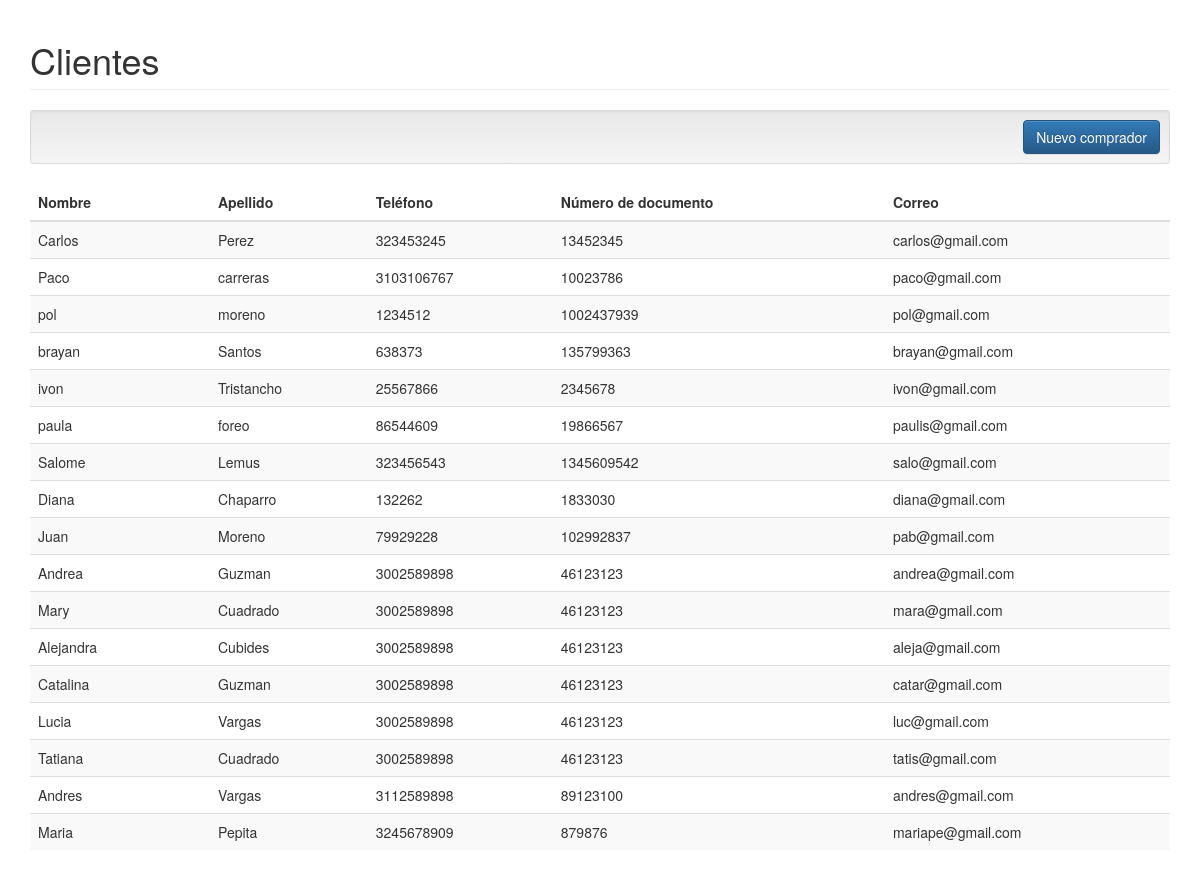
The app's page /UsuarioCliente.php with its own data.
### tables this page shows
CREATE TABLE `comprador` (
  `id` int(11) NOT NULL,
  `nombreCliente` varchar(50) NOT NULL,
  `apellidoCliente` varchar(50) NOT NULL,
  `telefonoCliente` varchar(50) NOT NULL,
  `direccion` varchar(45) NOT NULL,
  `NoDocumentoCliente` varchar(50) NOT NULL,
  `email` varchar(50) NOT NULL,
  `password` varchar(50) NOT NULL,
  `nivel` int(11) NOT NULL
);

### controller/usuarioCliente.controller.php (called while the page is built, shortened)
<?php
require_once 'model/usuarioCliente.php';
class UsuarioClienteController{
    public function __CONSTRUCT(){
        $this->model = new UsuarioCliente();
    }
    public function Index(){
        require_once 'vistas/header.php';
        require_once 'vistas/usuarioCliente/usuarioCliente.php';
    }
}

### model/database.php (called while the page is built)
<?php
class Database
{
    public static function Conectar()
    {
        $pdo = new PDO('mysql:host=localhost;dbname=paneles;charset=utf8', 'root', '');
        $pdo->setAttribute(PDO::ATTR_ERRMODE, PDO::ERRMODE_EXCEPTION);
        return $pdo;
    }
}

### model/usuarioCliente.php (called while the page is built, shortened)
<?php
class UsuarioCliente
{
	private $pdo;
	public function __CONSTRUCT()
	{
		try
		{
			$this->pdo = Database::Conectar();
		}
		catch(Exception $e)
		{
			die($e->getMessage());
		}
	}
	public function Listar()
	{
		try
		{
			$stm = $this->pdo->prepare("SELECT * FROM comprador");
			$stm->execute();
			return $stm->fetchAll(PDO::FETCH_OBJ);
		}
		catch(Exception $e)
		{
			die($e->getMessage());
		}
	}
}

### vistas/usuarioCliente/usuarioCliente.php (the view)
<h1 class="page-header">Clientes</h1>
<div class="well well-sm text-right">
    <a class="btn btn-primary" href="?c=UsuarioCliente&a=Crud">Nuevo comprador</a>
</div>
<table class="table table-striped">
    <thead>
        <tr>
            <th style="width:180px;">Nombre</th>
            <th>Apellido</th>
            <th>Teléfono</th>
            <th>Número de documento</th>
            <th>Correo</th>
        </tr>
    </thead>
    <tbody>
    <?php foreach($this->model->Listar() as $r): ?>
        <tr>
            <td><?php echo $r->nombreCliente; ?></td>
            <td><?php echo $r->apellidoCliente; ?></td>
            <td><?php echo $r->telefonoCliente; ?></td>
            <td><?php echo $r->NoDocumentoCliente; ?></td>
            <td><?php echo $r->email; ?></td>
        </tr>
    <?php endforeach; ?>
    </tbody>
</table>

### UsuarioCliente.php (shortened to what this page needs)
<?php
require_once 'model/database.php';
if(!isset($_REQUEST['c']))
{
    $controller = new $controller;
    $controller->Index();
}

### vistas/header.php (shortened to what this page needs)
<!DOCTYPE html>
<html lang="es">
	<head>
        <link rel="stylesheet" href="assets/css/bootstrap.min.css" />
        <link rel="stylesheet" href="assets/css/bootstrap-theme.min.css" />
        <link rel="stylesheet" href="assets/js/jquery-ui/jquery-ui.min.css" />
        <link rel="stylesheet" href="assets/css/style.css" />
	</head>
    <body>
    <div class="container">

### records on screen
comprador: nombreCliente "Carlos", apellidoCliente "Perez", telefonoCliente "323453245", NoDocumentoCliente "13452345", email "carlos@gmail.com"
comprador: nombreCliente "Paco", apellidoCliente "carreras", telefonoCliente "3103106767", NoDocumentoCliente "10023786", email "paco@gmail.com"
comprador: nombreCliente "pol", apellidoCliente "moreno", telefonoCliente "1234512", NoDocumentoCliente "1002437939", email "pol@gmail.com"
comprador: nombreCliente "brayan", apellidoCliente "Santos", telefonoCliente "638373", NoDocumentoCliente "135799363", email "brayan@gmail.com"
comprador: nombreCliente "ivon", apellidoCliente "Tristancho", telefonoCliente "25567866", NoDocumentoCliente "2345678", email "ivon@gmail.com"
comprador: nombreCliente "paula", apellidoCliente "foreo", telefonoCliente "86544609", NoDocumentoCliente "19866567", email "paulis@gmail.com"
comprador: nombreCliente "Salome", apellidoCliente "Lemus", telefonoCliente "323456543", NoDocumentoCliente "1345609542", email "salo@gmail.com"
comprador: nombreCliente "Diana", apellidoCliente "Chaparro", telefonoCliente "132262", NoDocumentoCliente "1833030", email "diana@gmail.com"
comprador: nombreCliente "Juan", apellidoCliente "Moreno", telefonoCliente "79929228", NoDocumentoCliente "102992837", email "pab@gmail.com"
comprador: nombreCliente "Andrea", apellidoCliente "Guzman", telefonoCliente "3002589898", NoDocumentoCliente "46123123", email "andrea@gmail.com"
comprador: nombreCliente "Mary", apellidoCliente "Cuadrado", telefonoCliente "3002589898", NoDocumentoCliente "46123123", email "mara@gmail.com"
comprador: nombreCliente "Alejandra", apellidoCliente "Cubides", telefonoCliente "3002589898", NoDocumentoCliente "46123123", email "aleja@gmail.com"
comprador: nombreCliente "Catalina", apellidoCliente "Guzman", telefonoCliente "3002589898", NoDocumentoCliente "46123123", email "catar@gmail.com"
comprador: nombreCliente "Lucia", apellidoCliente "Vargas", telefonoCliente "3002589898", NoDocumentoCliente "46123123", email "luc@gmail.com"
comprador: nombreCliente "Tatiana", apellidoCliente "Cuadrado", telefonoCliente "3002589898", NoDocumentoCliente "46123123", email "tatis@gmail.com"
comprador: nombreCliente "Andres", apellidoCliente "Vargas", telefonoCliente "3112589898", NoDocumentoCliente "89123100", email "andres@gmail.com"
comprador: nombreCliente "Maria", apellidoCliente "Pepita", telefonoCliente "3245678909", NoDocumentoCliente "879876", email "mariape@gmail.com"
